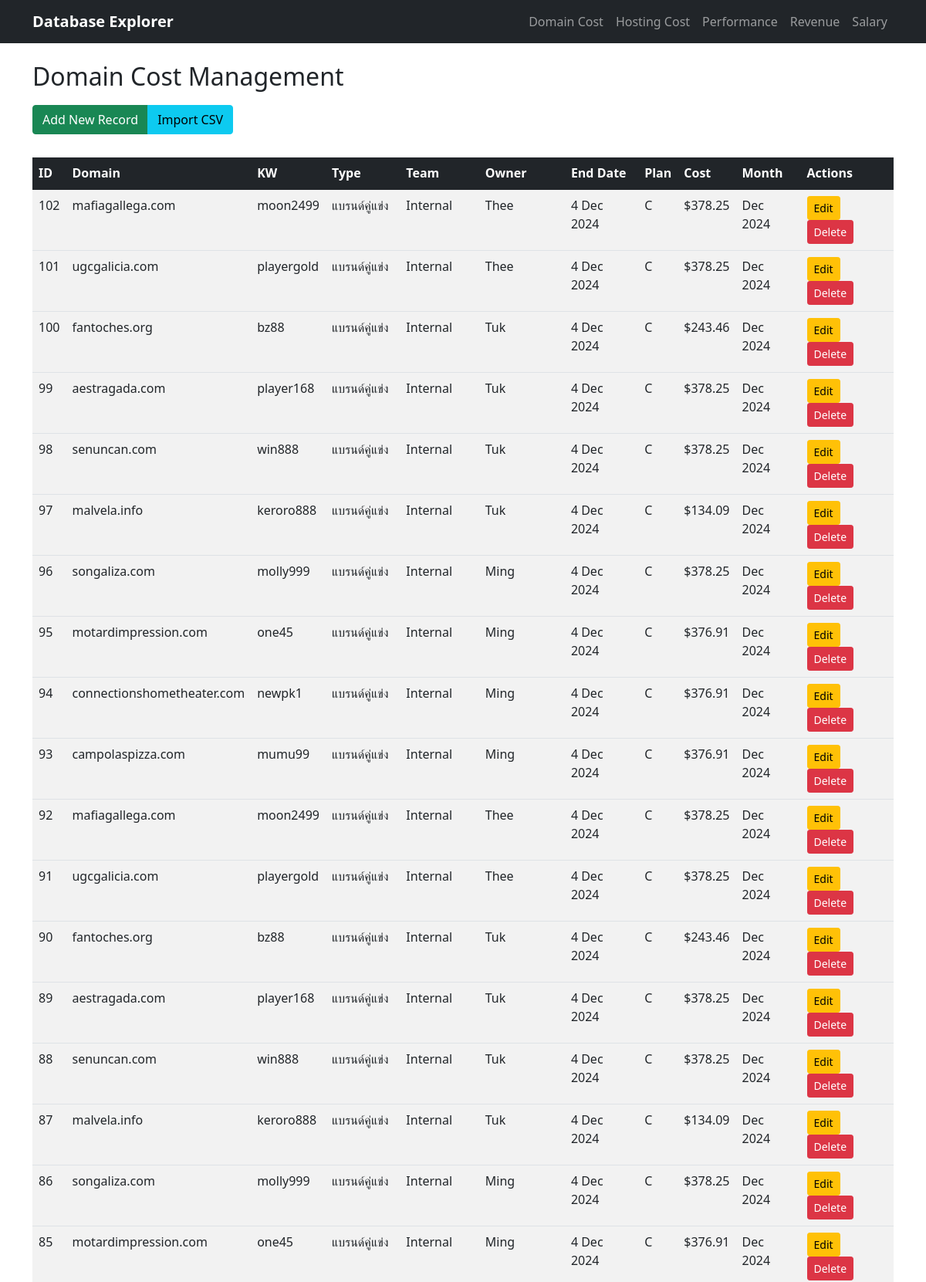
Screenshot of /domain_cost (upper part) with the database file from the repository.
### tables this page shows
CREATE TABLE domain_cost (
            id INTEGER PRIMARY KEY AUTOINCREMENT,
            domain TEXT,
            kw TEXT,
            type TEXT,
            team TEXT,
            owner TEXT,
            end_date TEXT,
            plan TEXT,
            cost REAL,
            month TEXT
        );

### app.py (the view)
@app.route('/domain_cost')
def domain_cost():
    conn = get_db_connection()
    data = conn.execute('SELECT * FROM domain_cost ORDER BY id DESC LIMIT 100').fetchall()
    conn.close()
    return render_template('domain_cost.html', data=data)

### app.py (called while the page is built)
def get_db_connection():
    conn = sqlite3.connect(DATABASE)
    conn.row_factory = sqlite3.Row
    return conn

### templates/domain_cost.html (shortened to what this page needs)
{% extends "base.html" %}
{% block content %}
<h2>Domain Cost Management</h2>
<div class="btn-group" role="group">
    <button type="button" class="btn btn-success" data-bs-toggle="modal" data-bs-target="#addModal">Add New Record</button>
    <button type="button" class="btn btn-info" data-bs-toggle="modal" data-bs-target="#importModal">Import CSV</button>
</div>
<div class="table-responsive table-container">
    <table class="table table-striped table-hover">
        <thead class="table-dark">
            <tr>
                <th>ID</th>
                <th>Domain</th>
                <th>KW</th>
                <th>Type</th>
                <th>Team</th>
                <th>Owner</th>
                <th>End Date</th>
                <th>Plan</th>
                <th>Cost</th>
                <th>Month</th>
                <th>Actions</th>
            </tr>
        </thead>
        <tbody>
            {% for row in data %}
            <tr id="view-{{ row.id }}">
                <td>{{ row.id }}</td>
                <td>{{ row.domain }}</td>
                <td>{{ row.kw }}</td>
                <td>{{ row.type }}</td>
                <td>{{ row.team }}</td>
                <td>{{ row.owner }}</td>
                <td>{{ row.end_date }}</td>
                <td>{{ row.plan }}</td>
                <td>${{ "%.2f"|format(row.cost) }}</td>
                <td>{{ row.month }}</td>
                <td>
                    <button class="btn btn-sm btn-warning" onclick="toggleEdit({{ row.id }})">Edit</button>
                    <button class="btn btn-sm btn-danger" onclick="confirmDelete('{{ url_for('delete_record', table_name='domain_cost', record_id=row.id) }}')">Delete</button>
                </td>
            </tr>
            {% endfor %}
        </tbody>
    </table>
</div>
{% endblock %}

### templates/base.html (shortened to what this page needs)
<!DOCTYPE html>
<html lang="en">
<head>
    <link href="https://cdn.jsdelivr.net/npm/bootstrap@5.1.3/dist/css/bootstrap.min.css" rel="stylesheet">
</head>
<body>
    <nav class="navbar navbar-expand-lg navbar-dark bg-dark">
        <div class="container">
            <a class="navbar-brand" href="{{ url_for('index') }}">Database Explorer</a>
            <div class="navbar-nav">
                <a class="nav-link" href="{{ url_for('domain_cost') }}">Domain Cost</a>
                <a class="nav-link" href="{{ url_for('hosting_cost') }}">Hosting Cost</a>
                <a class="nav-link" href="{{ url_for('performance') }}">Performance</a>
                <a class="nav-link" href="{{ url_for('revenue') }}">Revenue</a>
                <a class="nav-link" href="{{ url_for('salary') }}">Salary</a>
            </div>
        </div>
    </nav>
    <div class="container mt-4">
        {% block content %}{% endblock %}
    </div>
</body>
</html>

### templates/base.html (style rules this page uses)
.table-container { margin-top: 20px; }
.btn-group { margin: 10px 0; }
.navbar-brand { font-weight: bold; }

### rows the page displays
domain_cost: id "102", domain "mafiagallega.com", kw "moon2499", type "แบรนด์คู่แข่ง", team "Internal", owner "Thee", end_date "4 Dec 2024", plan "C", cost "378.25", month "Dec 2024"
domain_cost: id "101", domain "ugcgalicia.com", kw "playergold", type "แบรนด์คู่แข่ง", team "Internal", owner "Thee", end_date "4 Dec 2024", plan "C", cost "378.25", month "Dec 2024"
domain_cost: id "100", domain "fantoches.org", kw "bz88", type "แบรนด์คู่แข่ง", team "Internal", owner "Tuk", end_date "4 Dec 2024", plan "C", cost "243.46", month "Dec 2024"
domain_cost: id "99", domain "aestragada.com", kw "player168", type "แบรนด์คู่แข่ง", team "Internal", owner "Tuk", end_date "4 Dec 2024", plan "C", cost "378.25", month "Dec 2024"
domain_cost: id "98", domain "senuncan.com", kw "win888", type "แบรนด์คู่แข่ง", team "Internal", owner "Tuk", end_date "4 Dec 2024", plan "C", cost "378.25", month "Dec 2024"
domain_cost: id "97", domain "malvela.info", kw "keroro888", type "แบรนด์คู่แข่ง", team "Internal", owner "Tuk", end_date "4 Dec 2024", plan "C", cost "134.09", month "Dec 2024"
domain_cost: id "96", domain "songaliza.com", kw "molly999", type "แบรนด์คู่แข่ง", team "Internal", owner "Ming", end_date "4 Dec 2024", plan "C", cost "378.25", month "Dec 2024"
domain_cost: id "95", domain "motardimpression.com", kw "one45", type "แบรนด์คู่แข่ง", team "Internal", owner "Ming", end_date "4 Dec 2024", plan "C", cost "376.91", month "Dec 2024"
domain_cost: id "94", domain "connectionshometheater.com", kw "newpk1", type "แบรนด์คู่แข่ง", team "Internal", owner "Ming", end_date "4 Dec 2024", plan "C", cost "376.91", month "Dec 2024"
domain_cost: id "93", domain "campolaspizza.com", kw "mumu99", type "แบรนด์คู่แข่ง", team "Internal", owner "Ming", end_date "4 Dec 2024", plan "C", cost "376.91", month "Dec 2024"
domain_cost: id "92", domain "mafiagallega.com", kw "moon2499", type "แบรนด์คู่แข่ง", team "Internal", owner "Thee", end_date "4 Dec 2024", plan "C", cost "378.25", month "Dec 2024"
domain_cost: id "91", domain "ugcgalicia.com", kw "playergold", type "แบรนด์คู่แข่ง", team "Internal", owner "Thee", end_date "4 Dec 2024", plan "C", cost "378.25", month "Dec 2024"
domain_cost: id "90", domain "fantoches.org", kw "bz88", type "แบรนด์คู่แข่ง", team "Internal", owner "Tuk", end_date "4 Dec 2024", plan "C", cost "243.46", month "Dec 2024"
domain_cost: id "89", domain "aestragada.com", kw "player168", type "แบรนด์คู่แข่ง", team "Internal", owner "Tuk", end_date "4 Dec 2024", plan "C", cost "378.25", month "Dec 2024"
domain_cost: id "88", domain "senuncan.com", kw "win888", type "แบรนด์คู่แข่ง", team "Internal", owner "Tuk", end_date "4 Dec 2024", plan "C", cost "378.25", month "Dec 2024"
domain_cost: id "87", domain "malvela.info", kw "keroro888", type "แบรนด์คู่แข่ง", team "Internal", owner "Tuk", end_date "4 Dec 2024", plan "C", cost "134.09", month "Dec 2024"
domain_cost: id "86", domain "songaliza.com", kw "molly999", type "แบรนด์คู่แข่ง", team "Internal", owner "Ming", end_date "4 Dec 2024", plan "C", cost "378.25", month "Dec 2024"
domain_cost: id "85", domain "motardimpression.com", kw "one45", type "แบรนด์คู่แข่ง", team "Internal", owner "Ming", end_date "4 Dec 2024", plan "C", cost "376.91", month "Dec 2024"
